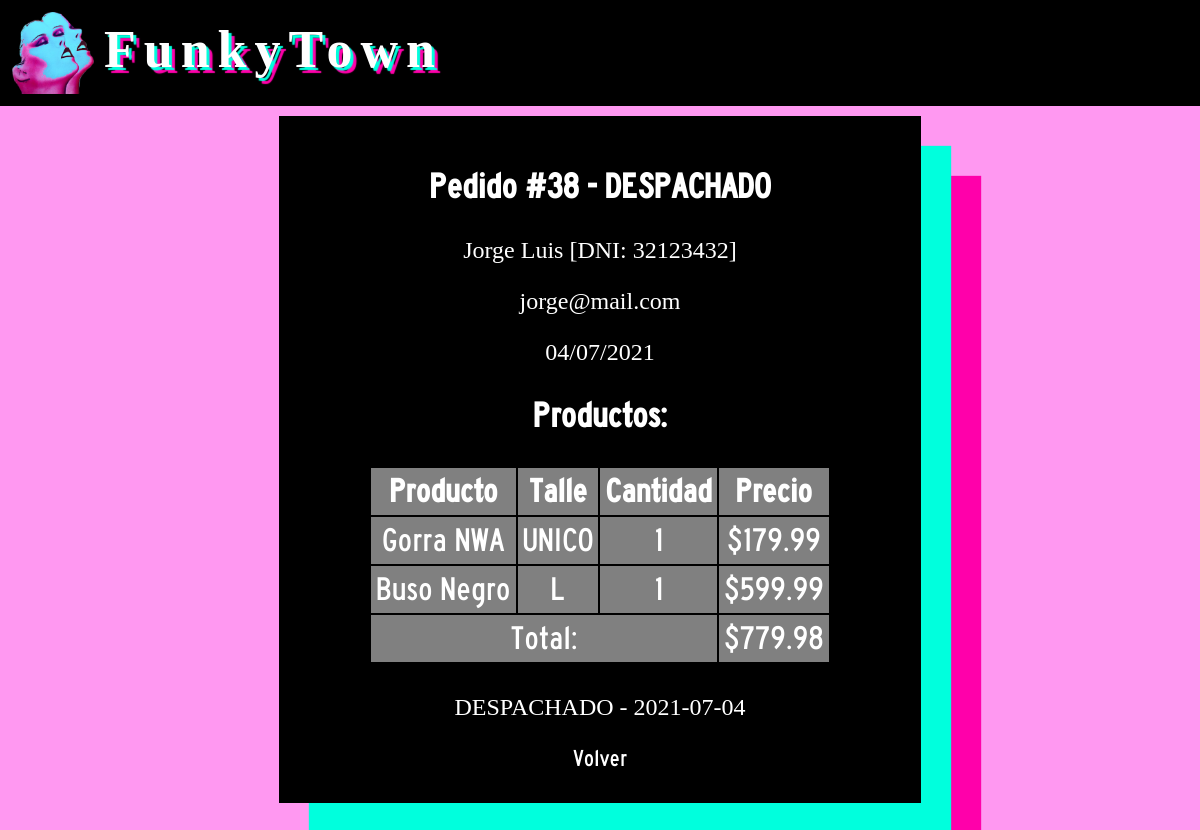
The page /verpedido?id=38 (signed in) on the database its author committed.
### tables this page shows
CREATE TABLE `pedido` (
  `id` int(11) NOT NULL,
  `id_usuario` int(11) NOT NULL,
  `fecha` date NOT NULL DEFAULT current_timestamp(),
  `estado` int(1) NOT NULL DEFAULT 0,
  `monto_total` decimal(11,2) NOT NULL
);

CREATE TABLE `estado` (
  `id` int(1) NOT NULL,
  `descripcion` varchar(30) NOT NULL
);

CREATE TABLE `usuario` (
  `id` int(11) NOT NULL,
  `privilegio` int(11) NOT NULL DEFAULT 0,
  `nombre` varchar(40) NOT NULL,
  `apellido` varchar(40) NOT NULL,
  `email` varchar(100) NOT NULL,
  `dni` int(8) NOT NULL,
  `password` varchar(40) NOT NULL,
  `fecha_registro` date NOT NULL DEFAULT current_timestamp()
);

CREATE TABLE `auditoria_pedidos` (
  `id_pedido` int(11) NOT NULL,
  `resultado` varchar(30) NOT NULL,
  `fecha` date NOT NULL
);

### fw/View.php (called while the page is built)
<?php
abstract class View{
	public function render(){
		include '../html/'.get_class($this).'.php';
	}
}

### controllers/verdetallepedido.php (called while the page is built, shortened)
<?php
require '../views/VerDetallePedido.php';
require '../models/Pedido.php';
$v = new VerDetallePedido($_GET['id']);
$v->render();

### views/VerDetallePedido.php (called while the page is built, shortened)
<?php
class VerDetallePedido extends View{
	public function __construct($id){
		$this->pedido = new Pedido();
		$this->pedido = $this->pedido->getDetalle($id);
	}
}

### fw/Database.php (called while the page is built, shortened)
<?php
class Database{
	private $cn = false;
	private $res;
	private static $instance = false;
	public static function getInstance(){
		if(!self::$instance) {
			self::$instance = new Database();
		}
			return self::$instance;
	}
	private function connect(){
		$this->cn = mysqli_connect("localhost","root","","base_ropa");
	}
	public function query($q){
		$this->res = mysqli_query($this->cn,$q);
	}
	public function numRows(){
		return mysqli_num_rows($this->res);
	}
	public function fetch(){
		return mysqli_fetch_assoc($this->res);
	}
}
?>

### models/Pedido.php (called while the page is built, shortened)
<?php
class Pedido extends Model{
	public function wakeup(){
		$this->db = Database::getInstance();
	}
	public function getDetalle($id){
		$this->db->query("SELECT id FROM pedido where id=$id");
		$this->db->query(
			"SELECT p.id,
			 p.id_usuario,
			 CONCAT(u.nombre,' ',u.apellido) as 'nombre',
			 u.email,
			 u.dni,
			 DATE_FORMAT(p.fecha,'%d/%m/%Y') as 'fecha',
			 p.estado as 'estado_id',
			 e.descripcion as 'estado',
			 ap.resultado as 'resultado',
			 ap.fecha as 'fecha_reg',
			 p.monto_total
			 from pedido p
			 left join usuario u on u.id = p.id_usuario
			 left join estado e on e.id = p.estado
			 left join auditoria_pedidos ap on p.id = ap.id_pedido
			 WHERE p.id = $id"
		);
		$ret = $this->db->fetch();
		$id = $ret['id'];
		$this->db->query(
			"SELECT id_producto,talle,cantidad,p.titulo,p.precio_venta * cantidad as 'precio'
			 from pedido_producto
			 left join producto p on p.id = id_producto
			 WHERE id_pedido = $id"
		);
		$ret['productos'] = $this->db->fetchAll();
		return $ret;
	}
}

### html/VerDetallePedido.php (the view, shortened to what this page needs)
<!DOCTYPE html>
<html>
<head>
	<link rel="stylesheet" type="text/css" href="static/css/main.css">
	<link rel="stylesheet" type="text/css" href="static/css/adm.css">
	<link rel="stylesheet" type="text/css" href="static/css/detallepedido.css">
</head>
<body>
	<div class="fondobanner">
		<div class="banner">
				<div id="return_home">
					<img src="static/img/logomain.png" id="logo" alt="none">
					<h1>FunkyTown</h1>
				</div>
		</div>
	</div>
	<div class="contenido">
		<h2>Pedido #<?=$this->pedido['id']?> - <?=$this->pedido['estado']?></h2>
		<p><?=$this->pedido['nombre']?> [DNI: <?=$this->pedido['dni']?>]</p>
		<p><?=$this->pedido['email']?></p>
		<p><?=$this->pedido['fecha']?></p>
		<h2>Productos:</h2>
		<table>
				<tr><th>Producto</th><th>Talle</th><th>Cantidad</th><th>Precio</th></tr>
			<?php foreach($this->pedido['productos'] as $p) { ?>
				<tr>
					<td><?=$p['titulo']?></td>
					<td><?=$p['talle']?></td>
					<td><?=$p['cantidad']?></td>
					<td>$<?=$p['precio']?></td>
				</tr>
			<?php } ?>
				<tr><td colspan="3">Total:</td><td>$<?=$this->pedido['monto_total']?></td></tr>
		</table>
		<?php if($this->pedido['estado_id']==1){ ?>
		<form method="POST">
			<input type="submit" name="cancelar" value="Cancelar pedido" id="cancelar">
		</form>
		<?php } else { ?>
			<p><?=$this->pedido['resultado']?> - <?=$this->pedido['fecha_reg']?></p>
		<?php } ?>
		<a href="listadopedidos?id=<?=$_SESSION['USER']['id']?>">Volver</a>
	</div>
</body>
</html>

### static/css/main.css (style rules this page uses)
body { margin: 0; background-color: #ff98f1; padding-bottom: 70px; }
.contenido { margin: auto; margin-top: 10px; max-width: 1280px; border: 1px solid black; background-color: black; color: white; box-shadow: 30px 30px 1px #00ffdd,60px 60px 1px #ff00aa; padding: 20px; font-size: 24px; }
.contenido h2 { font-family: fontparrafo; }
.banner { border: 1px solid black; display: block; height: auto; padding: 0px; margin: auto; max-width: 1280px; }
.fondobanner { background-color: black; }
#logo { height: 82px; width: 82px; display: inline-block; margin: 10px; margin-right: 10px; float: left; }
.banner h1 { margin: 18px; margin-left: 0px; margin-right: 0px; display: inline-block; font-size: 52px; letter-spacing: 8px; font-family: fonttitulo; color: white; text-shadow: 3px 3px 1px #00ffdd,6px 6px 1px #ff00aa; }
#return_home { border: 1px solid black; display: inline-block; }

### static/css/adm.css (style rules this page uses)
.contenido { max-width: 600px; text-align: center; overflow: auto; }
.contenido a { display: block; margin-bottom: 10px; text-decoration: none; color: white; font-family: fontparrafo; }
.contenido h2 { text-align: center; }
.contenido table { margin-left: auto; margin-right: auto; margin-top: 130px; margin-bottom: 30px; font-size: 34px; }
.contenido tr { border: 1px solid red; background-color: grey; }
.contenido th,.contenido td { font-family: fontparrafo; padding: 5px; }

### static/css/detallepedido.css (style rules this page uses)
.contenido table { margin-top: auto; }

### rows shown on the page
pedido: id "38", estado.descripcion "DESPACHADO", id_usuario.dni "32123432", id_usuario.email "jorge@mail.com", monto_total "779.98", auditoria_pedidos.resultado "DESPACHADO", auditoria_pedidos.fecha "2021-07-04"

### other values the page prints
$this->pedido['nombre'] "Jorge Luis"
$this->pedido['fecha'] "04/07/2021"
$p['titulo'] "Gorra NWA"
$p['talle'] "UNICO"
$p['cantidad'] "1"
$p['precio'] "179.99"
$p['titulo'] "Buso Negro"
$p['talle'] "L"
$p['precio'] "599.99"
